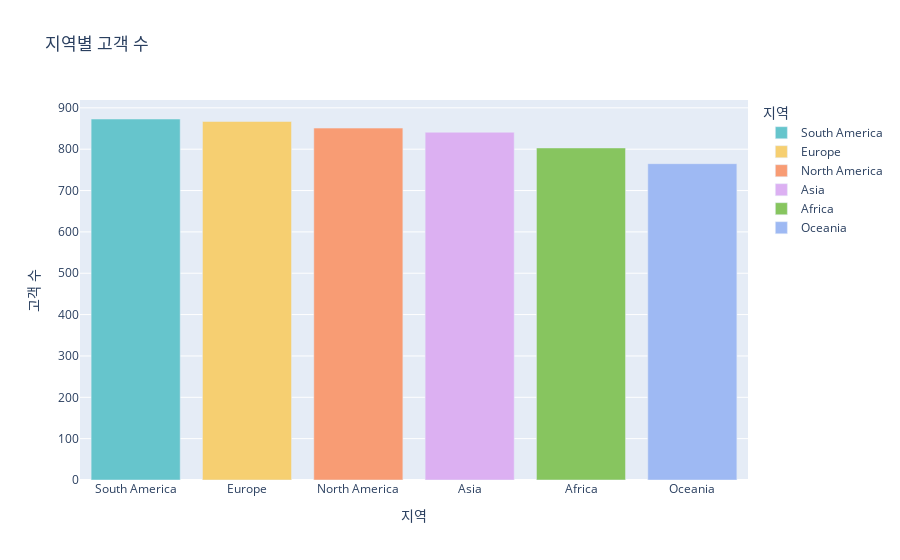
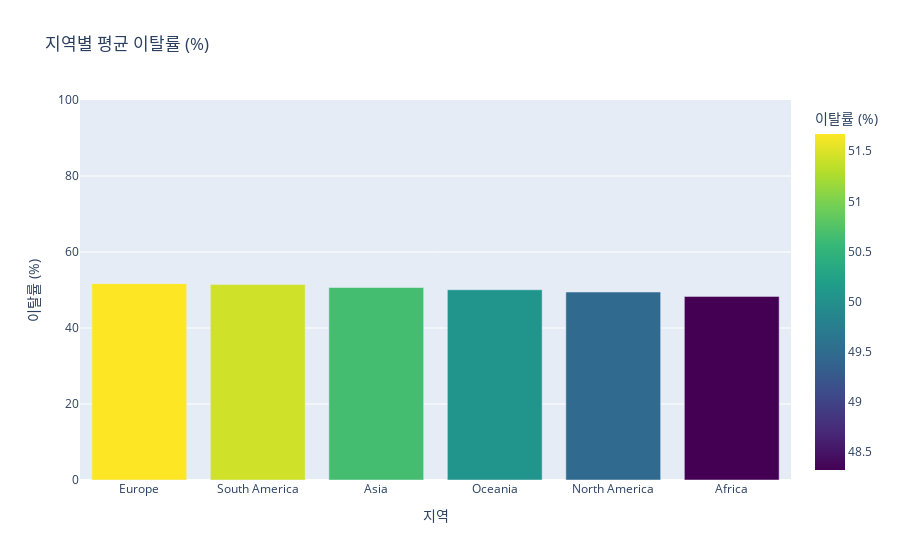

Write notebook code for charts like these, in order.
### Markdown cell above
Basic 요금제 이탈률이 약 60%로 가장 높고,
Standard / Premium 요금제는 각각 45% 안팎으로 낮은 편.

저가 요금제(Basic) 고객은 충성도가 낮고, 쉽게 서비스를 떠나는 경향이 있음.
Premium 요금제 고객은 상대적으로 만족도 높거나, 지속 이용 의사가 더 강한 편이라고 해석 가능.

### Code cell
import plotly.express as px

# 지역별 고객 수
region_counts = df['region'].value_counts().reset_index()
region_counts.columns = ['region', 'count']
fig1 = px.bar(region_counts, x='region', y='count',
              title='지역별 고객 수',
              labels={'region':'지역', 'count':'고객 수'},
              color='region',
              color_discrete_sequence=px.colors.qualitative.Pastel)
fig1.show()

# 지역별 평균 이탈률
region_churn = df.groupby('region')['churned'].mean().reset_index()
region_churn['churned'] = region_churn['churned'] * 100
region_churn = region_churn.sort_values('churned', ascending=False)

fig2 = px.bar(region_churn, x='region', y='churned',
              title='지역별 평균 이탈률 (%)',
              labels={'region':'지역', 'churned':'이탈률 (%)'},
              color='churned',
              color_continuous_scale='viridis')
fig2.update_yaxes(range=[0, 100])
fig2.show()

### Figure 1 — Plotly figure (JSON) as saved in the notebook; plotly's stock layout.template omitted (floating-point values rounded to 4 significant figures)
{"data": [{"hovertemplate": "지역=%{x}<br>고객 수=%{y}<extra></extra>", "legendgroup": "South America", "marker": {"color": "rgb(102, 197, 204)", "pattern": {"shape": ""}}, "name": "South America", "orientation": "v", "showlegend": true, "textposition": "auto", "type": "bar", "x": ["South America"], "xaxis": "x", "y": [873], "yaxis": "y"}, {"hovertemplate": "지역=%{x}<br>고객 수=%{y}<extra></extra>", "legendgroup": "Europe", "marker": {"color": "rgb(246, 207, 113)", "pattern": {"shape": ""}}, "name": "Europe", "orientation": "v", "showlegend": true, "textposition": "auto", "type": "bar", "x": ["Europe"], "xaxis": "x", "y": [867], "yaxis": "y"}, {"hovertemplate": "지역=%{x}<br>고객 수=%{y}<extra></extra>", "legendgroup": "North America", "marker": {"color": "rgb(248, 156, 116)", "pattern": {"shape": ""}}, "name": "North America", "orientation": "v", "showlegend": true, "textposition": "auto", "type": "bar", "x": ["North America"], "xaxis": "x", "y": [851], "yaxis": "y"}, {"hovertemplate": "지역=%{x}<br>고객 수=%{y}<extra></extra>", "legendgroup": "Asia", "marker": {"color": "rgb(220, 176, 242)", "pattern": {"shape": ""}}, "name": "Asia", "orientation": "v", "showlegend": true, "textposition": "auto", "type": "bar", "x": ["Asia"], "xaxis": "x", "y": [841], "yaxis": "y"}, {"hovertemplate": "지역=%{x}<br>고객 수=%{y}<extra></extra>", "legendgroup": "Africa", "marker": {"color": "rgb(135, 197, 95)", "pattern": {"shape": ""}}, "name": "Africa", "orientation": "v", "showlegend": true, "textposition": "auto", "type": "bar", "x": ["Africa"], "xaxis": "x", "y": [803], "yaxis": "y"}, {"hovertemplate": "지역=%{x}<br>고객 수=%{y}<extra></extra>", "legendgroup": "Oceania", "marker": {"color": "rgb(158, 185, 243)", "pattern": {"shape": ""}}, "name": "Oceania", "orientation": "v", "showlegend": true, "textposition": "auto", "type": "bar", "x": ["Oceania"], "xaxis": "x", "y": [765], "yaxis": "y"}], "layout": {"barmode": "relative", "legend": {"title": {"text": "지역"}, "tracegroupgap": 0}, "title": {"text": "지역별 고객 수"}, "xaxis": {"anchor": "y", "categoryarray": ["South America", "Europe", "North America", "Asia", "Africa", "Oceania"], "categoryorder": "array", "domain": [0, 1], "title": {"text": "지역"}}, "yaxis": {"anchor": "x", "domain": [0, 1], "title": {"text": "고객 수"}}}}

### Figure 2 — Plotly figure (JSON) as saved in the notebook; plotly's stock layout.template omitted (floating-point values rounded to 4 significant figures)
{"data": [{"hovertemplate": "지역=%{x}<br>이탈률 (%)=%{marker.color}<extra></extra>", "legendgroup": "", "marker": {"color": [51.67, 51.43, 50.65, 50.07, 49.47, 48.32], "coloraxis": "coloraxis", "pattern": {"shape": ""}}, "name": "", "orientation": "v", "showlegend": false, "textposition": "auto", "type": "bar", "x": ["Europe", "South America", "Asia", "Oceania", "North America", "Africa"], "xaxis": "x", "y": [51.67, 51.43, 50.65, 50.07, 49.47, 48.32], "yaxis": "y"}], "layout": {"barmode": "relative", "coloraxis": {"colorbar": {"title": {"text": "이탈률 (%)"}}, "colorscale": [[0, "#440154"], [0.1111, "#482878"], [0.2222, "#3e4989"], [0.3333, "#31688e"], [0.4444, "#26828e"], [0.5556, "#1f9e89"], [0.6667, "#35b779"], [0.7778, "#6ece58"], [0.8889, "#b5de2b"], [1, "#fde725"]]}, "legend": {"tracegroupgap": 0}, "title": {"text": "지역별 평균 이탈률 (%)"}, "xaxis": {"anchor": "y", "domain": [0, 1], "title": {"text": "지역"}}, "yaxis": {"anchor": "x", "domain": [0, 1], "range": [0, 100], "title": {"text": "이탈률 (%)"}}}}
